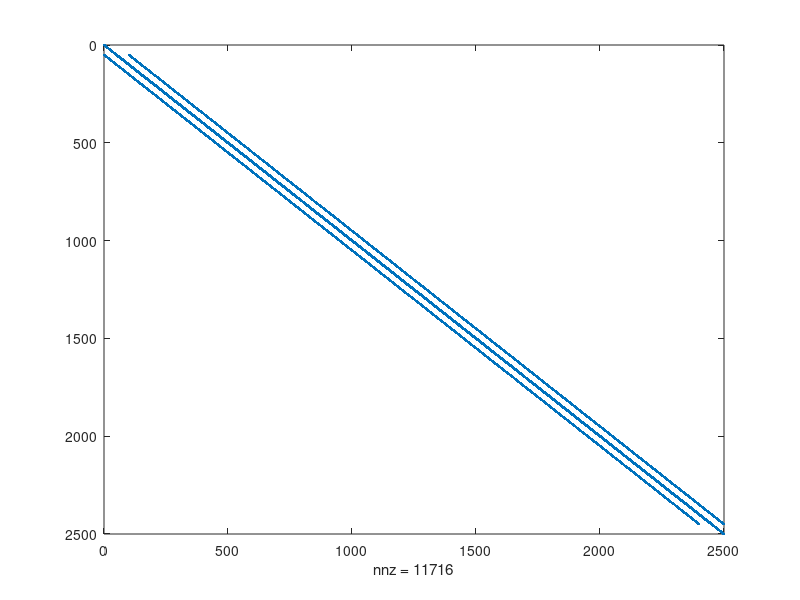
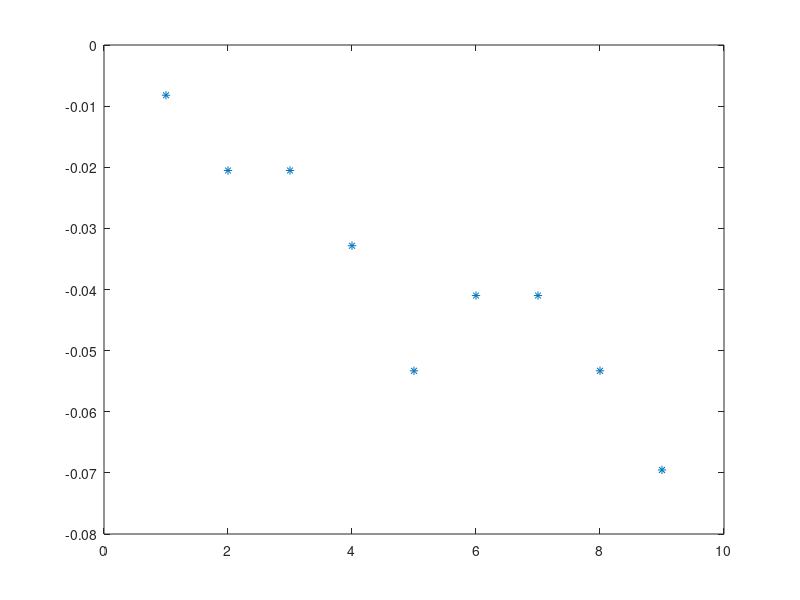
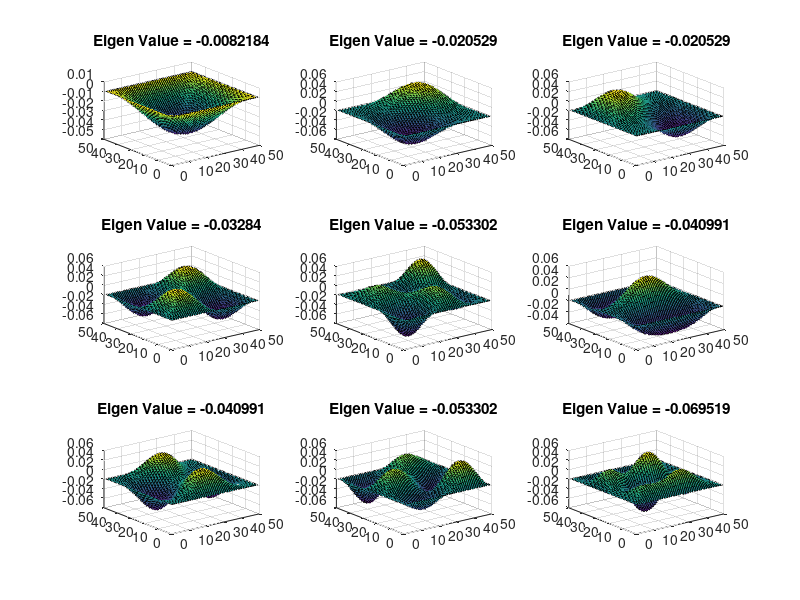

These figures' MATLAB source, in order:
%PA 5 Harmonic Wave Equation
%Jinseng Vanderkloot 

nx = 50;
ny = 50; 
V = zeros(nx,ny);
G = sparse(nx*ny,ny*nx);

for i = 1:nx
    for j = 1:ny
        
        %Middle and Side nodes 
        n = j + (i-1) * ny;    
        nxm = j + (i-2) * ny;	
        nxp = j + i * ny;       
        nym = (j-1) + (i-1) * ny; 
        nyp = (j+1) + (i-1) * ny; 
        
        %Boundary
        if i == 1 || i == nx || j == 1 || j == ny
            G(n,n) = 1;
        %Center nodes 
        else
            G(n,n) = -4;
            G(n,nxm) = 1;
            G(n,nxp) = 1;
            G(n,nym) = 1;
            G(n,nyp) = 1;
        end
        
        %Add disruption in small area (Different material / Space) 
%          if i > 10 && i < 20 && j > 10 && j < 20
%              G(n,n) = -2;
%          end

    end
end

% Plotting the sparsity of the G Matrix
figure('name', 'G Matrix');
spy(G);

%Eigen Functions
[E, D] = eigs(G, 9, 'SM');

%Plot Eigen Values from Diag of D
figure('name', 'Eigen Values');
plot(diag(D), '*');

%Plot solution surfaces 
figure('name', 'Eigen Values Surfaces')
for k = 1:9
    M = E(:,k);
    for i= 1:nx
        for j= 1:ny
            n=i+(j-1)*nx;
            V(i,j) = M(n);
        end 
    end 
    subplot(3,3,k)
    surf(V)
    title(['Eigen Value = ' num2str(D(k,k))]);
end

%When they are plotted, they show the hranomic components of the wave as
%expected 

%When changing value of nx and ny so they are unequal, the harmonics become 
%complex because the space is no longer symetrical and reflections occur 
%unevenly causing layering (nx = 60, ny=50) 